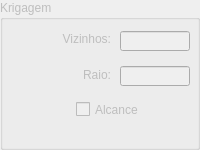
      <widget class="QGroupBox" name="groupBox_Krigagem">
       <property name="enabled">
        <bool>false</bool>
       </property>
       <property name="geometry">
        <rect>
         <x>500</x>
         <y>5</y>
         <width>200</width>
         <height>150</height>
        </rect>
       </property>
       <property name="title">
        <string>Krigagem</string>
       </property>
       <widget class="QLineEdit" name="lineEdit_OK_VBRaio">
        <property name="geometry">
         <rect>
          <x>120</x>
          <y>66</y>
          <width>70</width>
          <height>20</height>
         </rect>
        </property>
       </widget>
       <widget class="QCheckBox" name="checkBox_Krigagem_Alcance">
        <property name="geometry">
         <rect>
          <x>76</x>
          <y>101</y>
          <width>81</width>
          <height>17</height>
         </rect>
        </property>
        <property name="layoutDirection">
         <enum>Qt::LeftToRight</enum>
        </property>
        <property name="text">
         <string>Alcance</string>
        </property>
       </widget>
       <widget class="QLabel" name="label_85">
        <property name="geometry">
         <rect>
          <x>21</x>
          <y>67</y>
          <width>90</width>
          <height>16</height>
         </rect>
        </property>
        <property name="text">
         <string>Raio:</string>
        </property>
        <property name="alignment">
         <set>Qt::AlignRight|Qt::AlignTrailing|Qt::AlignVCenter</set>
        </property>
       </widget>
       <widget class="QLabel" name="label_84">
        <property name="geometry">
         <rect>
          <x>21</x>
          <y>31</y>
          <width>90</width>
          <height>16</height>
         </rect>
        </property>
        <property name="text">
         <string>Vizinhos:</string>
        </property>
        <property name="alignment">
         <set>Qt::AlignRight|Qt::AlignTrailing|Qt::AlignVCenter</set>
        </property>
       </widget>
       <widget class="QLineEdit" name="lineEdit_OK_VBNumMax">
        <property name="geometry">
         <rect>
          <x>120</x>
          <y>31</y>
          <width>70</width>
          <height>20</height>
         </rect>
        </property>
       </widget>
      </widget>
